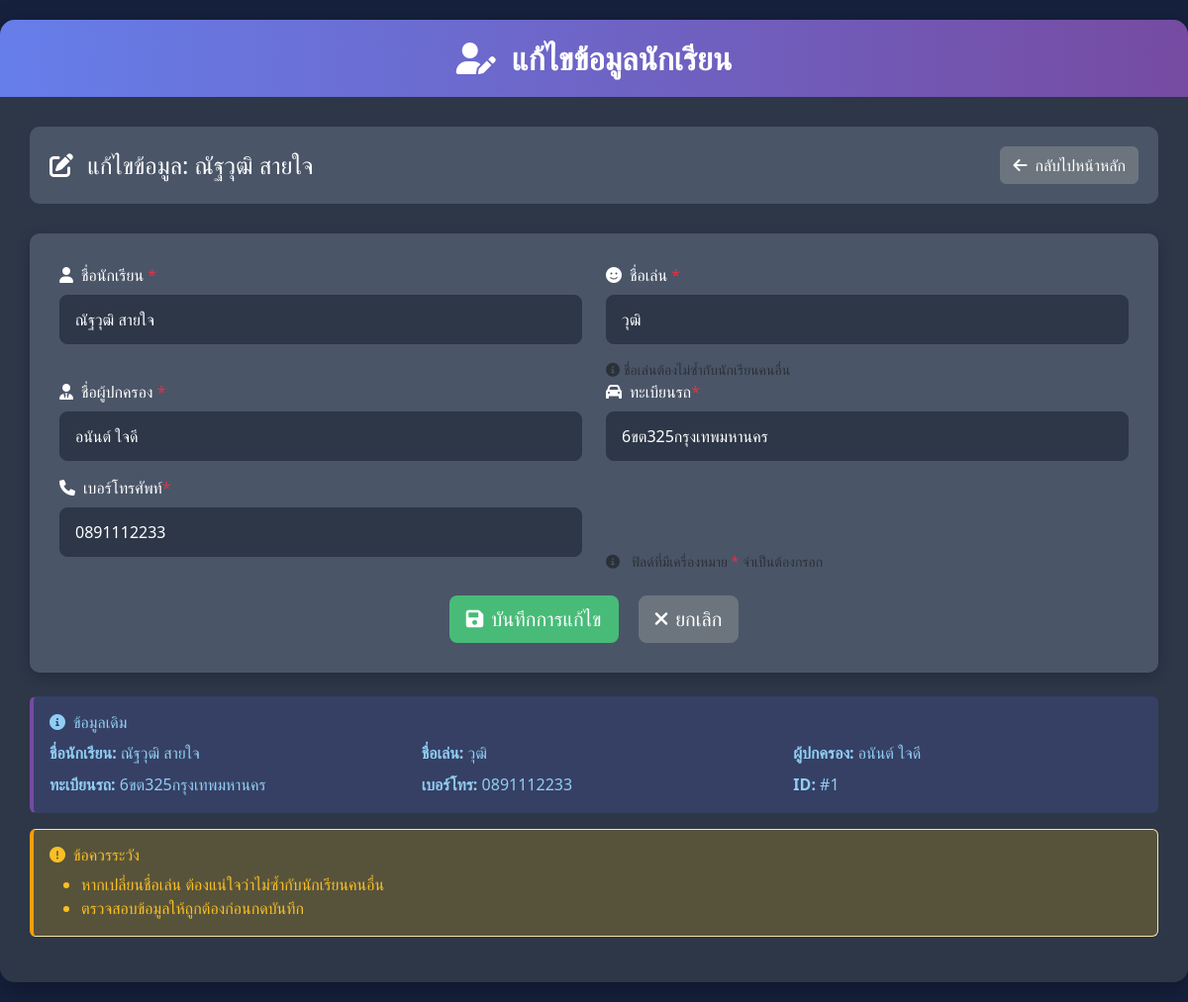
/website/edit.php?id=1, run on an earlier commit of the app's database.
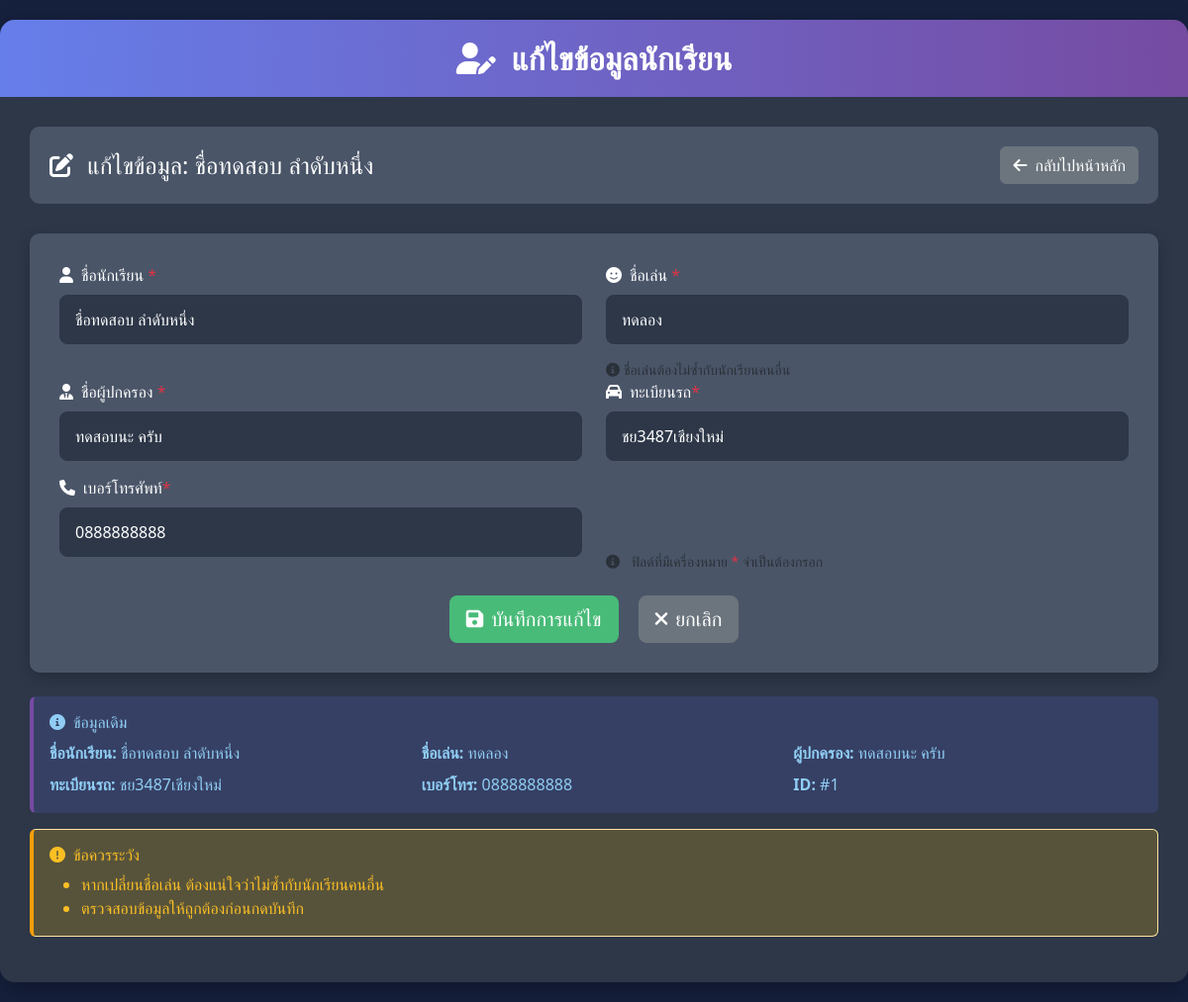
And on a later commit of the database.
### tables this page shows
CREATE TABLE students (
    id INT AUTO_INCREMENT PRIMARY KEY,
    student_name VARCHAR(100) NOT NULL,
    student_nickname VARCHAR(50) NOT NULL,
    parent_name VARCHAR(100) NOT NULL,
    parent_car_plate VARCHAR(20),
    parent_phone VARCHAR(20),
    status TINYINT(1) NOT NULL DEFAULT 1   
);

### website/edit.php (the view, shortened to what this page needs)
<?php
require_once 'config.php';
$student = null;
$student_id = $_GET['id'];
try {
    $stmt = $pdo->prepare("SELECT * FROM students WHERE id = ? AND status = 1");
    $stmt->execute([$student_id]);
    $student = $stmt->fetch();
} catch(PDOException $e) {
    $error = "เกิดข้อผิดพลาด: " . $e->getMessage();
}
?>
<!DOCTYPE html>
<html lang="th">
<head>
    <link href="https://cdn.jsdelivr.net/npm/bootstrap@5.3.0/dist/css/bootstrap.min.css" rel="stylesheet">
    <link href="https://cdnjs.cloudflare.com/ajax/libs/font-awesome/6.0.0/css/all.min.css" rel="stylesheet">
    <link href="style.css" rel="stylesheet">
</head>
<body>
    <div class="main-container">
        <div class="header-section">
            <h1><i class="fas fa-user-edit me-3"></i>แก้ไขข้อมูลนักเรียน</h1>
        </div>
        <div class="content-wrapper">
            <div class="control-panel">
                <div class="row align-items-center">
                    <div class="col-md-6">
                        <h4 class="mb-0">
                            <i class="fas fa-edit me-2"></i>
                            <?php if ($student): ?>
                                แก้ไขข้อมูล: <?php echo htmlspecialchars($student['student_name']); ?>
                            <?php else: ?>
                                แก้ไขข้อมูลนักเรียน
                            <?php endif; ?>
                        </h4>
                    </div>
                    <div class="col-md-6 text-end">
                        <a href="index.php" class="btn btn-secondary">
                            <i class="fas fa-arrow-left me-2"></i>กลับไปหน้าหลัก
                        </a>
                    </div>
                </div>
            </div>
            <?php if ($student): ?>
                <div class="form-container">
                    <form method="POST" id="studentForm">
                        <div class="row">
                            <div class="col-md-6">
                                <label class="form-label-custom">
                                    <i class="fas fa-user me-2"></i>ชื่อนักเรียน <span class="text-danger">*</span>
                                </label>
                                <input type="text"
                                       name="student_name"
                                       id="student_name"
                                       class="form-control form-control-custom"
                                       placeholder="กรอกชื่อนักเรียน"
                                       value="<?php echo htmlspecialchars($student['student_name']); ?>"
                                       required>
                            </div>
                            <div class="col-md-6">
                                <label class="form-label-custom">
                                    <i class="fas fa-smile me-2"></i>ชื่อเล่น <span class="text-danger">*</span>
                                </label>
                                <input type="text"
                                       name="student_nickname"
                                       id="student_nickname"
                                       class="form-control form-control-custom"
                                       placeholder="กรอกชื่อเล่น"
                                       value="<?php echo htmlspecialchars($student['student_nickname']); ?>"
                                       required>
                                <div class="form-text text-muted">
                                    <i class="fas fa-info-circle me-1"></i>ชื่อเล่นต้องไม่ซ้ำกับนักเรียนคนอื่น
                                </div>
                            </div>
                        </div>
                        <div class="row">
                            <div class="col-md-6">
                                <label class="form-label-custom">
                                    <i class="fas fa-user-tie me-2"></i>ชื่อผู้ปกครอง <span class="text-danger">*</span>
                                </label>
                                <input type="text"
                                       name="parent_name"
                                       id="parent_name"
                                       class="form-control form-control-custom"
                                       placeholder="กรอกชื่อผู้ปกครอง"
                                       value="<?php echo htmlspecialchars($student['parent_name']); ?>"
                                       required>
                            </div>
                            <div class="col-md-6">
                                <label class="form-label-custom">
                                    <i class="fas fa-car me-2"></i>ทะเบียนรถ<span class="text-danger">*</span>
                                </label>
                                <input type="text"
                                       name="parent_car_plate"
                                       class="form-control form-control-custom"
                                       placeholder="กรอกทะเบียนรถ"
                                       value="<?php echo htmlspecialchars($student['parent_car_plate']); ?>">
                            </div>
                        </div>
                        <div class="row">
                            <div class="col-md-6">
                                <label class="form-label-custom">
                                    <i class="fas fa-phone me-2"></i>เบอร์โทรศัพท์<span class="text-danger">*</span>
                                </label>
                                <input type="tel"
                                       name="parent_phone"
                                       class="form-control form-control-custom"
                                       placeholder="กรอกเบอร์โทรศัพท์"
                                       value="<?php echo htmlspecialchars($student['parent_phone']); ?>">
                            </div>
                            <div class="col-md-6 d-flex align-items-end">
                                <small class="text-muted">
                                    <i class="fas fa-info-circle me-2"></i>
                                    ฟิลด์ที่มีเครื่องหมาย <span class="text-danger">*</span> จำเป็นต้องกรอก
                                </small>
                            </div>
                        </div>
                        <div class="row mt-4">
                            <div class="col-12 text-center">
                                <button type="submit" class="btn btn-success-custom btn-lg me-3">
                                    <i class="fas fa-save me-2"></i>บันทึกการแก้ไข
                                </button>
                                <a href="index.php" class="btn btn-secondary btn-lg">
                                    <i class="fas fa-times me-2"></i>ยกเลิก
                                </a>
                            </div>
                        </div>
                    </form>
                </div>
                <div class="mt-4">
                    <div class="alert" style="background: rgba(90, 103, 216, 0.2); color: #90cdf4; border-left: 4px solid var(--accent-blue);">
                        <h6><i class="fas fa-info-circle me-2"></i>ข้อมูลเดิม</h6>
                        <div class="row">
                            <div class="col-md-4">
                                <strong>ชื่อนักเรียน:</strong> <?php echo htmlspecialchars($student['student_name']); ?>
                            </div>
                            <div class="col-md-4">
                                <strong>ชื่อเล่น:</strong> <?php echo htmlspecialchars($student['student_nickname']); ?>
                            </div>
                            <div class="col-md-4">
                                <strong>ผู้ปกครอง:</strong> <?php echo htmlspecialchars($student['parent_name']); ?>
                            </div>
                        </div>
                        <div class="row mt-2">
                            <div class="col-md-4">
                                <strong>ทะเบียนรถ:</strong> <?php echo $student['parent_car_plate'] ? htmlspecialchars($student['parent_car_plate']) : '-'; ?>
                            </div>
                            <div class="col-md-4">
                                <strong>เบอร์โทร:</strong> <?php echo $student['parent_phone'] ? htmlspecialchars($student['parent_phone']) : '-'; ?>
                            </div>
                            <div class="col-md-4">
                                <strong>ID:</strong> #<?php echo $student['id']; ?>
                            </div>
                        </div>
                    </div>
                </div>
                <div class="mt-3">
                    <div class="alert alert-warning" style="background: rgba(255, 193, 7, 0.2); color: #fbbf24; border-left: 4px solid #f59e0b;">
                        <h6><i class="fas fa-exclamation-circle me-2"></i>ข้อควรระวัง</h6>
                        <ul class="mb-0">
                            <li>หากเปลี่ยนชื่อเล่น ต้องแน่ใจว่าไม่ซ้ำกับนักเรียนคนอื่น</li>
                            <li>ตรวจสอบข้อมูลให้ถูกต้องก่อนกดบันทึก</li>
                        </ul>
                    </div>
                </div>
            <?php endif; ?>
        </div>
    </div>
</body>
</html>

### website/style.css (style rules this page uses)
:root { --primary-bg: #2d3748; --secondary-bg: #4a5568; --accent-purple: #667eea; --accent-blue: #764ba2; --success-green: #48bb78; --danger-red: #f56565; --warning-orange: #ed8936; --text-light: #ffffff; --text-muted: #a0aec0; --border-color: #2d3748; }
body { background: #16213e; min-height: 100vh; font-family: 'Segoe UI', Tahoma, Geneva, Verdana, sans-serif; color: var(--text-light); }
.main-container { background: var(--primary-bg); border-radius: 15px; box-shadow: 0 10px 30px rgba(0, 0, 0, 0.3); margin: 20px auto; max-width: 1400px; overflow: hidden; }
.header-section { background: linear-gradient(90deg, var(--accent-purple) 0%, var(--accent-blue) 100%); padding: 20px; text-align: center; color: var(--text-light); }
.header-section h1 { margin: 0; font-size: 2rem; font-weight: 600; }
.content-wrapper { padding: 30px; background: var(--primary-bg); }
.control-panel { background: var(--secondary-bg); border-radius: 10px; padding: 20px; margin-bottom: 30px; }
.btn-success-custom { background: var(--success-green); color: white; }
.form-container { background: var(--secondary-bg); border-radius: 10px; padding: 30px; box-shadow: 0 5px 15px rgba(0, 0, 0, 0.2); }
.form-control-custom { background: var(--primary-bg); border: 1px solid var(--border-color); color: var(--text-light); border-radius: 8px; padding: 12px 15px; margin-bottom: 15px; }
.form-control-custom::placeholder { color: var(--text-muted); }
.form-label-custom { color: var(--text-light); font-weight: 500; margin-bottom: 8px; display: block; }

What changed in the data, as far as the page shows it:
changed students id 1: student_name "ณัฐวุฒิ สายใจ" → "ชื่อทดสอบ ลำดับหนึ่ง"; student_nickname "วุฒิ" → "ทดลอง"; parent_name "อนันต์ ใจดี" → "ทดสอบนะ ครับ"; parent_car_plate "6ขต325กรุงเทพมหานคร" → "ชย3487เชียงใหม่"; parent_phone "0891112233" → "0888888888"
